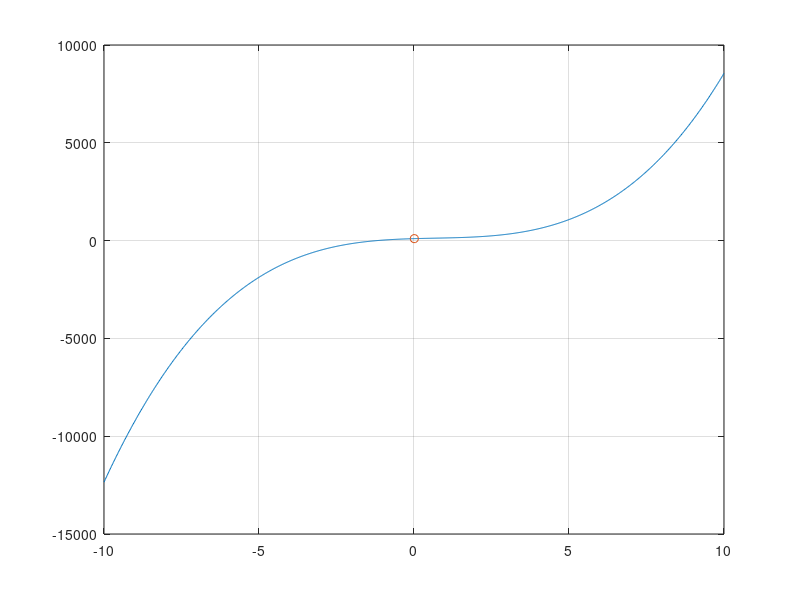

This figure's MATLAB source:
% (c) Generate the following plot for a cubic equation.
% The x value consists of 100 equally space points 
% between -10 and + 10. Assume a = 2, b = -2, c = 5 and d = 100
%
% write a command that finds the value of y when x is closest to
% 0 and draws this point on the graph.
% 
% Outline the benefits of element-wise operators in MATLAB

x = linspace(-10,10,1000);

a = 10;
b = -20;
c = 45;
d = 100;

y = a*x.^3 + b*x.^2 + c*x + d;

plot(x,y);

hold all;

close_value = min(abs(x));

x_loc = find(x==close_value);
x_val = x(x_loc);
y_val = y(x_loc);
plot(x_val,y_val,"o");
grid;



